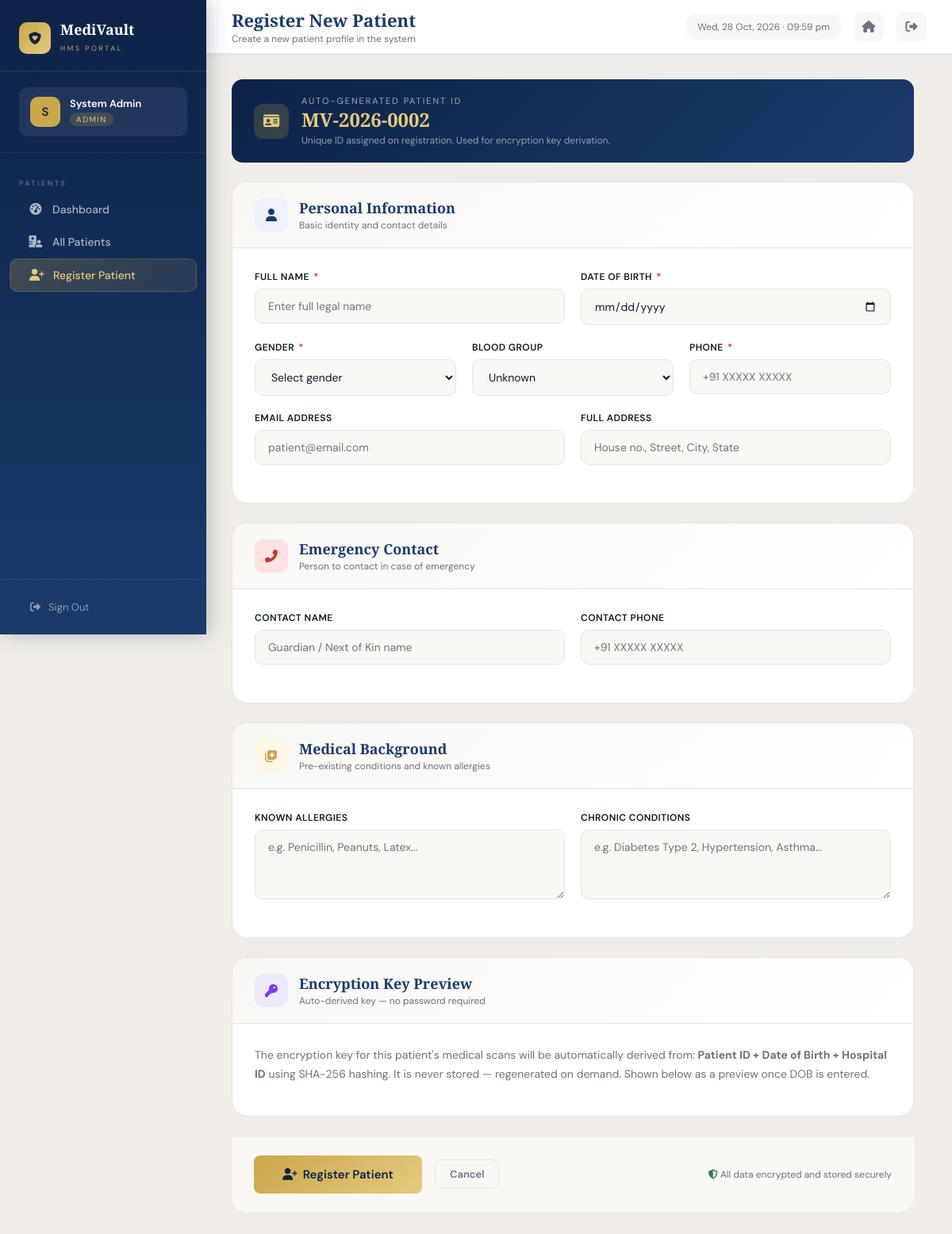
The app's page /patients/new (signed in) with its own data.
### models/user.py (models this page shows, shortened)
class User(UserMixin, db.Model):
    __tablename__ = 'users'
    id         = db.Column(db.Integer, primary_key=True)
    full_name  = db.Column(db.String(120), nullable=False)
    email      = db.Column(db.String(120), unique=True, nullable=False)
    password   = db.Column(db.String(256), nullable=False)
    role       = db.Column(db.String(20), nullable=False, default='receptionist')
    department = db.Column(db.String(100))
    phone      = db.Column(db.String(20))
    is_active  = db.Column(db.Boolean, default=True)
    created_at = db.Column(db.DateTime, default=datetime.utcnow)

### routes/patients.py (the view, shortened to what this page needs)
@patients_bp.route('/patients/new', methods=['GET', 'POST'])
@login_required
@roles_required('admin', 'receptionist')
def new_patient():
    return render_template('patients/new.html',
        now=datetime.now(), total_patients=Patient.query.count())

### models/user.py (called while the page is built)
@login_manager.user_loader
def load_user(user_id):
    return User.query.get(int(user_id))

### routes/patients.py (called while the page is built)
def roles_required(*roles):
    def decorator(f):
        @wraps(f)
        def wrapper(*args, **kwargs):
            if current_user.role not in roles:
                flash('You do not have permission to access this page.', 'danger')
                return redirect(url_for('dashboard.index'))
            return f(*args, **kwargs)
        return wrapper
    return decorator

### templates/patients/new.html (shortened to what this page needs)
{% extends "base.html" %}
{% block page_title %}Register New Patient{% endblock %}
{% block page_subtitle %}Create a new patient profile in the system{% endblock %}
{% block sidebar_nav %}
<div class="nav-section-label">Patients</div>
<a href="/dashboard" class="nav-item"><i class="fas fa-gauge-high"></i> Dashboard</a>
<a href="/patients" class="nav-item"><i class="fas fa-hospital-user"></i> All Patients</a>
<a href="/patients/new" class="nav-item active"><i class="fas fa-user-plus"></i> Register Patient</a>
{% endblock %}
{% block content %}
<div class="reg-form-wrapper">
  <div class="patient-id-preview">
    <div class="pid-icon"><i class="fas fa-id-card"></i></div>
    <div>
      <div class="pid-label">Auto-generated Patient ID</div>
      <div class="pid-val" id="pid-display">MV-{{ now.year }}-{{ '%04d' % (total_patients + 1) }}</div>
      <div class="pid-sub">Unique ID assigned on registration. Used for encryption key derivation.</div>
    </div>
  </div>
  <form method="POST" action="/patients/new" id="reg-form">
    <div class="form-card">
      <div class="form-card-header">
        <div class="fch-icon" style="background:#EEF2FF;color:var(--royal)"><i class="fas fa-user"></i></div>
        <div><h3>Personal Information</h3><p>Basic identity and contact details</p></div>
      </div>
      <div class="form-card-body">
        <div class="form-row">
          <div class="fg">
            <label>Full Name <span class="req">*</span></label>
            <input type="text" name="full_name" required placeholder="Enter full legal name"/>
          </div>
          <div class="fg">
            <label>Date of Birth <span class="req">*</span></label>
            <input type="date" name="date_of_birth" id="dob-input" required/>
          </div>
        </div>
        <div class="form-row three">
          <div class="fg">
            <label>Gender <span class="req">*</span></label>
            <select name="gender" required>
              <option value="">Select gender</option>
            </select>
          </div>
          <div class="fg">
            <label>Blood Group</label>
            <select name="blood_group">
              <option value="">Unknown</option>
            </select>
          </div>
          <div class="fg">
            <label>Phone <span class="req">*</span></label>
            <input type="tel" name="phone" required placeholder="+91 XXXXX XXXXX"/>
          </div>
        </div>
        <div class="form-row">
          <div class="fg">
            <label>Email Address</label>
            <input type="email" name="email" placeholder="patient@email.com"/>
          </div>
          <div class="fg">
            <label>Full Address</label>
            <input type="text" name="address" placeholder="House no., Street, City, State"/>
          </div>
        </div>
      </div>
    </div>
    <div class="form-card">
      <div class="form-card-header">
        <div class="fch-icon" style="background:#FEE2E2;color:var(--rose)"><i class="fas fa-phone-alt"></i></div>
        <div><h3>Emergency Contact</h3><p>Person to contact in case of emergency</p></div>
      </div>
      <div class="form-card-body">
        <div class="form-row">
          <div class="fg">
            <label>Contact Name</label>
            <input type="text" name="emergency_contact_name" placeholder="Guardian / Next of Kin name"/>
          </div>
          <div class="fg">
            <label>Contact Phone</label>
            <input type="tel" name="emergency_contact_phone" placeholder="+91 XXXXX XXXXX"/>
          </div>
        </div>
      </div>
    </div>
    <div class="form-card">
      <div class="form-card-header">
        <div class="fch-icon" style="background:#FFF8E6;color:var(--gold)"><i class="fas fa-notes-medical"></i></div>
        <div><h3>Medical Background</h3><p>Pre-existing conditions and known allergies</p></div>
      </div>
      <div class="form-card-body">
        <div class="form-row">
          <div class="fg">
            <label>Known Allergies</label>
            <textarea name="allergies" placeholder="e.g. Penicillin, Peanuts, Latex…"></textarea>
          </div>
          <div class="fg">
            <label>Chronic Conditions</label>
            <textarea name="chronic_conditions" placeholder="e.g. Diabetes Type 2, Hypertension, Asthma…"></textarea>
          </div>
        </div>
      </div>
    </div>
    <div class="form-card">
      <div class="form-card-header">
        <div class="fch-icon" style="background:#EDE9FE;color:#7C3AED"><i class="fas fa-key"></i></div>
        <div><h3>Encryption Key Preview</h3><p>Auto-derived key — no password required</p></div>
      </div>
      <div class="form-card-body">
        <p style="font-size:14px;color:var(--slate);line-height:1.7;margin-bottom:12px">
          The encryption key for this patient's medical scans will be automatically derived from:
          <strong>Patient ID + Date of Birth + Hospital ID</strong> using SHA-256 hashing.
          It is never stored — regenerated on demand. Shown below as a preview once DOB is entered.
        </p>
      </div>
    </div>
    <div class="form-actions">
      <button type="submit" class="btn btn-gold" style="padding:14px 36px;font-size:15px">
        <i class="fas fa-user-plus"></i> Register Patient
      </button>
      <a href="/patients" class="btn btn-outline">Cancel</a>
      <span style="font-size:12px;color:var(--slate);margin-left:auto">
        <i class="fas fa-shield-halved" style="color:var(--emerald)"></i>
        All data encrypted and stored securely
      </span>
    </div>
  </form>
</div>
{% endblock %}

### templates/base.html (shortened to what this page needs)
<!DOCTYPE html>
<html lang="en">
<head>
  <link rel="stylesheet" href="https://cdnjs.cloudflare.com/ajax/libs/font-awesome/6.5.0/css/all.min.css"/>
</head>
<body>
<aside class="sidebar">
  <a href="/" class="sidebar-logo">
    <div class="logo-icon"><i class="fas fa-shield-heart"></i></div>
    <div class="logo-name">
      <span>MediVault</span>
      <small>HMS Portal</small>
    </div>
  </a>
  <div class="sidebar-user">
    <div class="user-badge role-{{ current_user.role }}">
      <div class="user-avatar">{{ current_user.full_name[0].upper() }}</div>
      <div class="user-info">
        <div class="u-name">{{ current_user.full_name }}</div>
        <div class="u-role">{{ current_user.role.title() }}</div>
      </div>
    </div>
  </div>
  <nav class="sidebar-nav">
    {% block sidebar_nav %}{% endblock %}
  </nav>
  <div class="sidebar-footer">
    <a href="/auth/logout" class="btn-logout">
      <i class="fas fa-right-from-bracket"></i> Sign Out
    </a>
  </div>
</aside>
<div class="main-content">
  <div class="topbar">
    <div class="topbar-left">
      <h1>{% block page_title %}Dashboard{% endblock %}</h1>
      <p>{% block page_subtitle %}Welcome back{% endblock %}</p>
    </div>
    <div class="topbar-right">
      <div class="topbar-date" id="topbar-date"></div>
      <a href="/" class="topbar-icon-btn" title="Home"><i class="fas fa-house"></i></a>
      <a href="/auth/logout" class="topbar-icon-btn" title="Logout"><i class="fas fa-right-from-bracket"></i></a>
    </div>
  </div>
  <div class="page-content">
    {% block content %}{% endblock %}
  </div>
</div>
</body>
</html>

### templates/patients/new.html (style rules this page uses)
.reg-form-wrapper { max-width:860px; }
.form-card { background:var(--white); border-radius:20px; border:1px solid var(--platinum); margin-bottom:24px; overflow:hidden; }
.form-card-header { padding:20px 28px; border-bottom:1px solid var(--platinum); display:flex; align-items:center; gap:14px; background:linear-gradient(135deg,var(--ivory),var(--white)); }
.form-card-header .fch-icon { width:42px; height:42px; border-radius:11px; display:flex; align-items:center; justify-content:center; font-size:16px; }
.form-card-header h3 { font-family:'Playfair Display',serif; font-size:18px; font-weight:600; color:var(--royal); }
.form-card-header p { font-size:12px; color:var(--slate); margin-top:2px; }
.form-card-body { padding:28px; }
.form-row { display:grid; grid-template-columns:1fr 1fr; gap:20px; margin-bottom:20px; }
.form-row.three { grid-template-columns:1fr 1fr 1fr; }
.fg { display:flex; flex-direction:column; gap:7px; }
.fg label { font-size:12px; font-weight:600; color:var(--navy-text); letter-spacing:0.4px; text-transform:uppercase; }
.fg input, .fg select, .fg textarea { padding:12px 16px; border:1.5px solid var(--platinum); border-radius:10px; background:var(--ivory); font-family:'DM Sans',sans-serif; font-size:14px; color:var(--navy-text); outline:none; transition:border-color 0.2s; }
.fg textarea { resize:vertical; min-height:88px; }
.fg .req { color:var(--rose); margin-left:2px; }
.patient-id-preview { background:linear-gradient(135deg,var(--royal-deep),var(--royal)); border-radius:14px; padding:20px 28px; display:flex; align-items:center; gap:16px; margin-bottom:24px; color:var(--white); }
.pid-icon { width:44px; height:44px; border-radius:11px; background:rgba(201,168,76,0.2); display:flex; align-items:center; justify-content:center; font-size:18px; color:var(--gold-light); }
.pid-label { font-size:11px; letter-spacing:2px; text-transform:uppercase; color:rgba(255,255,255,0.6); }
.pid-val { font-family:'Playfair Display',serif; font-size:24px; font-weight:700; color:var(--gold-light); }
.pid-sub { font-size:12px; color:rgba(255,255,255,0.55); margin-top:2px; }
.form-actions { display:flex; gap:16px; align-items:center; padding:24px 28px; background:var(--ivory); border-top:1px solid var(--platinum); border-radius:0 0 20px 20px; }

### records on screen
User: full_name "S", full_name "System Admin", role "ADMIN"

### other values on screen
{{ now.year }} "2026"
{{ '%04d' % (total_patients + 1) }} "0002"
